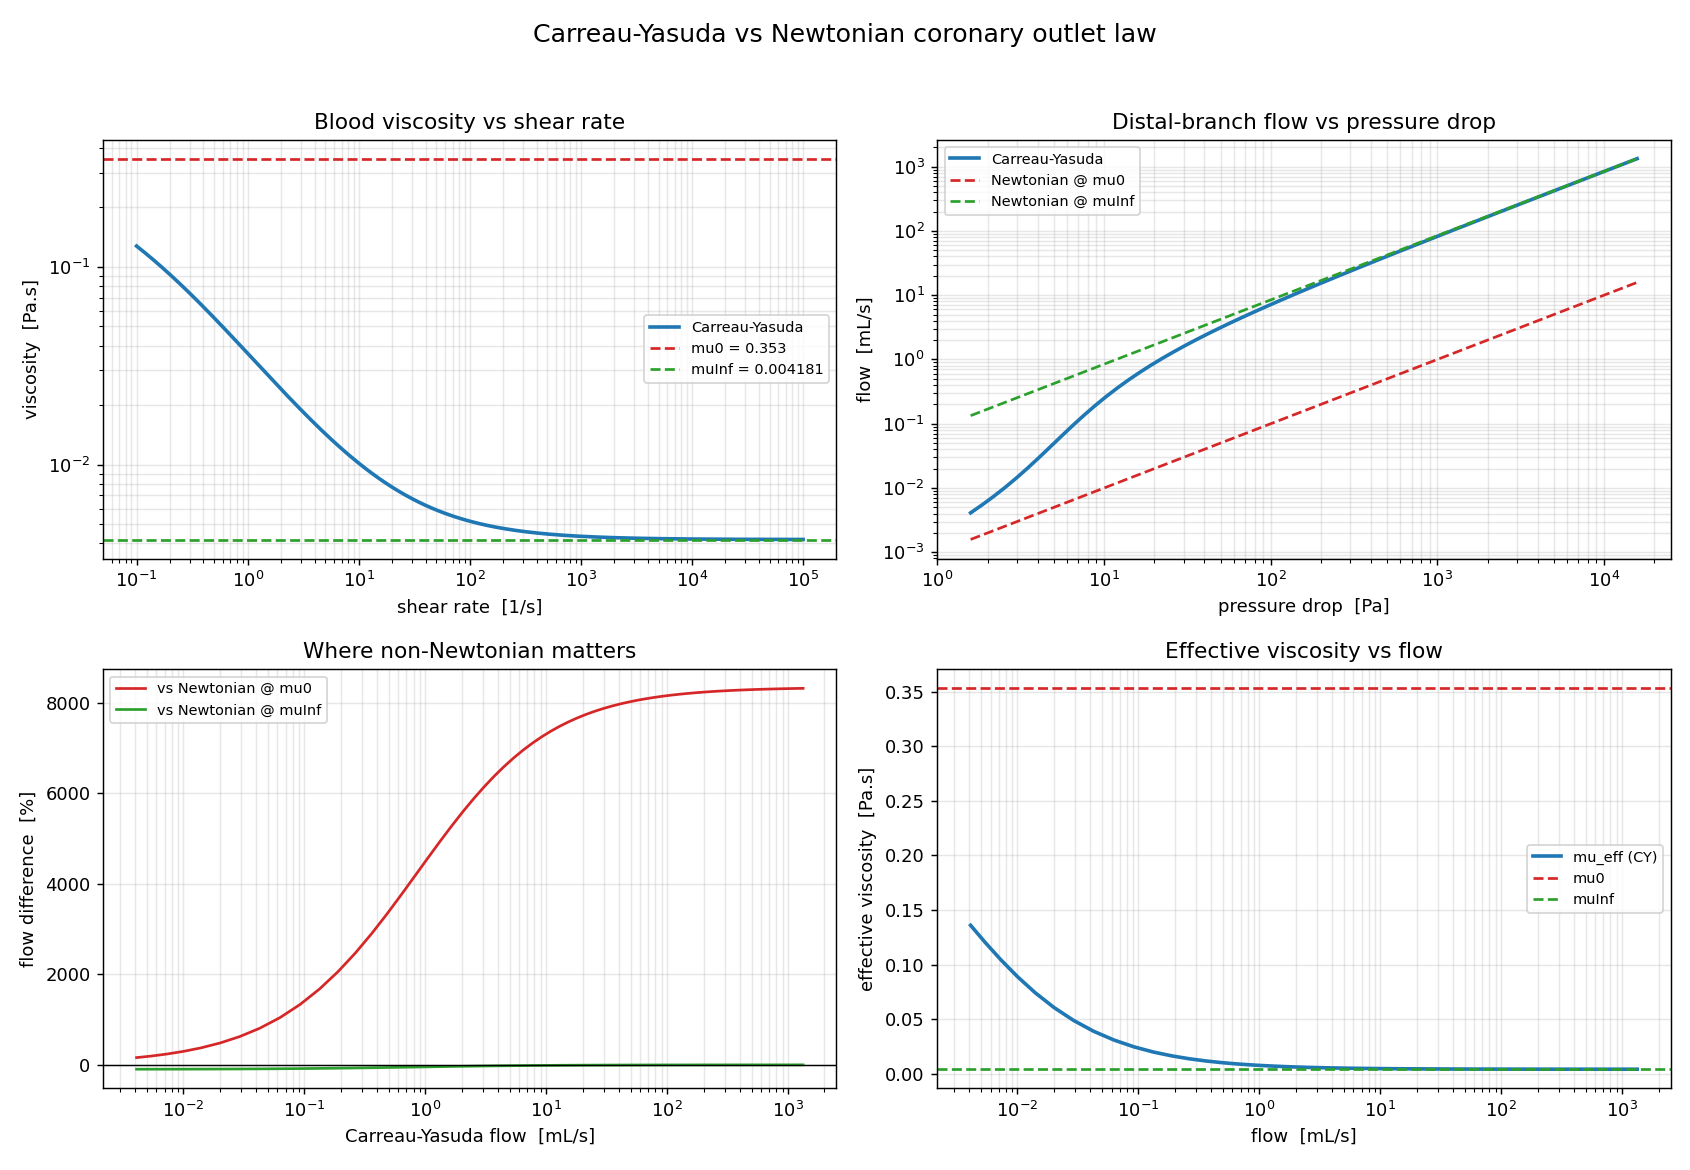

Reproduce this figure in Python.
#!/usr/bin/env python3
"""
Fair Newtonian vs non-Newtonian (Carreau-Yasuda) comparison for the coronary
outlet flow law used in CoupledLV0DCoronary3D.

Purpose
-------
Answer the question "is the non-Newtonian outlet model worth it, or does it
behave like a Newtonian model here?".  The honest answer is regime-dependent:

  * At HIGH wall shear (systole / high flow) the Carreau-Yasuda viscosity is
    essentially fully thinned, mu -> muInf, so it matches a Newtonian model
    run at muInf.  If your simulation spends most of the cycle at high shear,
    you will NOT see a difference versus Newtonian-at-muInf.
  * At LOW wall shear (diastole, low flow, small vessels) mu climbs toward mu0
    and the shear-thinning is large.  This is where the non-Newtonian model
    earns its keep -- and in the wall-shear-stress field, not the gross flux.

This script quantifies exactly where the two diverge for YOUR parameters, so
you can decide whether the operating regime makes the non-Newtonian model
meaningful.  It compares against BOTH Newtonian limits (mu0 and muInf), which
is the fair comparison -- comparing only against muInf hides the whole effect.

Edit the PARAMETERS block (or wire in your own values), then run:

    python3 nonnewtonian_comparison.py            # writes nonnewtonian_comparison.png
    python3 nonnewtonian_comparison.py outlet.csv # also overlays real operating points

If a CSV is given it is scanned for a distal-flow column (e.g.
CoronaryOutlet*DistalFlux) to mark the actual operating flow band on the plots.
"""

import math
import sys

import numpy as np
import matplotlib

matplotlib.use("Agg")
import matplotlib.pyplot as plt
from pathlib import Path as _PlotPath
import sys as _plot_sys
from pathlib import Path as _PlotPath
_plot_examples = next(parent for parent in _PlotPath(__file__).resolve().parents
                      if (parent / 'rodin.mplstyle').is_file())
_plot_sys.path.insert(0, str(_plot_examples))
from plot_style import apply_style
apply_style()

# ---------------------------------------------------------------------------
# PARAMETERS  (defaults mirror CoupledLV0DCoronary3D::CarreauYasuda and the
#             distal surrogate geometry -- change these to match your run)
# ---------------------------------------------------------------------------
MU0 = 0.353        # low-shear viscosity  [Pa.s in the code's unit system]
MU_INF = 0.004181  # infinite-shear viscosity
LAMBDA = 15.6821   # relaxation time
N_CY = 0.2050      # power-law index
A_YASUDA = 0.6497  # Yasuda transition exponent

# Representative distal branch operating point (used only to build Q vs dp).
TARGET_Q = 3.0e-6 / 6.0   # per-branch flow ~ (total 3 mL/s over ~6 outlets)
RD_TARGET = 1.0e9         # target distal resistance  [Pa.s/m^3]
L_DISTAL = 0.2            # distal surrogate length (Config::distalLength)


# ---------------------------------------------------------------------------
# Carreau-Yasuda viscosity and the WRMS (Rabinowitsch-Mooney) tube flow law.
# Pure-python, mirrors outletFlow() in the C++.
# ---------------------------------------------------------------------------
def mu_cy(g, mu0=MU0, muInf=MU_INF, lam=LAMBDA, n=N_CY, a=A_YASUDA):
    return muInf + (mu0 - muInf) * (1.0 + (lam * np.asarray(g, float)) ** a) ** (
        (n - 1.0) / a
    )


def _mu_dmu(mu0, muInf, lam, n, a):
    delta = mu0 - muInf
    mu = lambda g: muInf + delta * (1.0 + (lam * g) ** a) ** ((n - 1.0) / a)
    dmu = lambda g: (
        delta * (n - 1.0) * (1.0 + (lam * g) ** a) ** ((n - 1.0 - a) / a)
        * lam ** a * g ** (a - 1.0)
    )
    return mu, dmu


def flow_through_tube(dp, L, R, mu0, muInf, lam, n, a, nquad=2000):
    """Volumetric flow through a tube of radius R, length L, pressure drop dp,
    for a Carreau-Yasuda fluid, via the WRMS integral (same as the C++)."""
    if dp <= 0.0:
        return 0.0
    mu, dmu = _mu_dmu(mu0, muInf, lam, n, a)
    tauW = R * dp / (2.0 * L)

    # wall shear rate: solve g*mu(g) = tauW by bisection
    f = lambda g: g * mu(g) - tauW
    gHi = max(tauW / muInf, 1e-8)
    while f(gHi) < 0.0:
        gHi *= 2.0
    lo, hi, flo = 1e-14, gHi, f(1e-14)
    for _ in range(200):
        mid = 0.5 * (lo + hi)
        fm = f(mid)
        if flo * fm <= 0.0:
            hi = mid
        else:
            lo, flo = mid, fm
    gW = 0.5 * (lo + hi)

    # Q = pi R^3 / tauW^3 * int_0^gW g^3 mu^2 (mu + g mu') dg  (Simpson)
    gs = np.linspace(0.0, gW, nquad + 1)
    m = mu(gs)
    dm = np.zeros_like(gs)
    dm[1:] = dmu(gs[1:])
    integ = gs ** 3 * m ** 2 * (m + gs * dm)
    integ[0] = 0.0
    I = (gW / nquad) / 3.0 * (
        integ[0] + integ[-1] + 4.0 * integ[1:-1:2].sum() + 2.0 * integ[2:-1:2].sum()
    )
    return math.pi * R ** 3 * I / tauW ** 3


def flow_newtonian(dp, L, R, mu):
    """Poiseuille flow for constant viscosity mu."""
    if dp <= 0.0:
        return 0.0
    return math.pi * R ** 4 * dp / (8.0 * mu * L)


def radius_for(mu, L, Rd):
    """Newtonian radius giving resistance Rd at viscosity mu."""
    return (8.0 * mu * L / (math.pi * Rd)) ** 0.25


# ---------------------------------------------------------------------------
# Optional: pull the real operating flow band from a CSV.
# ---------------------------------------------------------------------------
def operating_flow_band(csv_path):
    try:
        import pandas as pd

        df = pd.read_csv(csv_path)
    except Exception as exc:  # noqa: BLE001
        print(f"  (could not read {csv_path}: {exc})")
        return None
    cols = [c for c in df.columns if "DistalFlux" in c or c.endswith("Flux")]
    cols = [c for c in cols if "Total" not in c and "Fraction" not in c]
    if not cols:
        return None
    vals = np.abs(df[cols].to_numpy(float)).ravel()
    vals = vals[np.isfinite(vals) & (vals > 0)]
    if vals.size == 0:
        return None
    return np.percentile(vals, 5), np.percentile(vals, 95)


# ---------------------------------------------------------------------------
# Build the figure.
# ---------------------------------------------------------------------------
def main():
    csv_path = sys.argv[1] if len(sys.argv) > 1 else None
    band = operating_flow_band(csv_path) if csv_path else None

    # Radius calibrated at mu0 (as the model's Newtonian sizing would do).
    R = radius_for(MU0, L_DISTAL, RD_TARGET)

    # Sweep pressure drop; compute flow under the three models.
    dps = np.logspace(math.log10(RD_TARGET * TARGET_Q) - 2.5,
                      math.log10(RD_TARGET * TARGET_Q) + 1.5, 60)
    q_cy = np.array([flow_through_tube(dp, L_DISTAL, R, MU0, MU_INF,
                                       LAMBDA, N_CY, A_YASUDA) for dp in dps])
    q_mu0 = np.array([flow_newtonian(dp, L_DISTAL, R, MU0) for dp in dps])
    q_inf = np.array([flow_newtonian(dp, L_DISTAL, R, MU_INF) for dp in dps])

    # Effective viscosity implied by CY flow (mu_eff = Poiseuille mu matching Q).
    with np.errstate(divide="ignore", invalid="ignore"):
        mu_eff = math.pi * R ** 4 * dps / (8.0 * L_DISTAL * q_cy)

    fig, ax = plt.subplots(2, 2, figsize=(13, 9))
    fig.suptitle("Carreau-Yasuda vs Newtonian coronary outlet law", fontsize=14)

    # (1) viscosity vs shear rate
    g = np.logspace(-1, 5, 400)
    ax[0, 0].loglog(g, mu_cy(g), "C0", lw=2, label="Carreau-Yasuda")
    ax[0, 0].axhline(MU0, color="C3", ls="--", label=f"mu0 = {MU0:g}")
    ax[0, 0].axhline(MU_INF, color="C2", ls="--", label=f"muInf = {MU_INF:g}")
    ax[0, 0].set(xlabel="shear rate  [1/s]", ylabel="viscosity  [Pa.s]",
                 title="Blood viscosity vs shear rate")
    ax[0, 0].legend(fontsize=8)
    ax[0, 0].grid(True, which="both", alpha=0.3)

    # (2) Q vs dp for the three models
    ax[0, 1].loglog(dps, q_cy * 1e6, "C0", lw=2, label="Carreau-Yasuda")
    ax[0, 1].loglog(dps, q_mu0 * 1e6, "C3", ls="--", label="Newtonian @ mu0")
    ax[0, 1].loglog(dps, q_inf * 1e6, "C2", ls="--", label="Newtonian @ muInf")
    ax[0, 1].set(xlabel="pressure drop  [Pa]", ylabel="flow  [mL/s]",
                 title="Distal-branch flow vs pressure drop")
    ax[0, 1].legend(fontsize=8)
    ax[0, 1].grid(True, which="both", alpha=0.3)

    # (3) relative difference of CY vs each Newtonian limit
    rel_mu0 = 100.0 * (q_cy - q_mu0) / q_mu0
    rel_inf = 100.0 * (q_cy - q_inf) / q_inf
    ax[1, 0].semilogx(q_cy * 1e6, rel_mu0, "C3", label="vs Newtonian @ mu0")
    ax[1, 0].semilogx(q_cy * 1e6, rel_inf, "C2", label="vs Newtonian @ muInf")
    ax[1, 0].axhline(0, color="k", lw=0.8)
    ax[1, 0].set(xlabel="Carreau-Yasuda flow  [mL/s]",
                 ylabel="flow difference  [%]",
                 title="Where non-Newtonian matters")
    ax[1, 0].legend(fontsize=8)
    ax[1, 0].grid(True, which="both", alpha=0.3)

    # (4) effective viscosity across the flow range
    ax[1, 1].semilogx(q_cy * 1e6, mu_eff, "C0", lw=2, label="mu_eff (CY)")
    ax[1, 1].axhline(MU0, color="C3", ls="--", label="mu0")
    ax[1, 1].axhline(MU_INF, color="C2", ls="--", label="muInf")
    ax[1, 1].set(xlabel="flow  [mL/s]", ylabel="effective viscosity  [Pa.s]",
                 title="Effective viscosity vs flow")
    ax[1, 1].legend(fontsize=8)
    ax[1, 1].grid(True, which="both", alpha=0.3)

    # overlay the real operating band if we have it
    if band is not None:
        for a_ in (ax[0, 1], ax[1, 0], ax[1, 1]):
            a_.axvspan(band[0] * 1e6, band[1] * 1e6, color="gold", alpha=0.2,
                       label="operating band")
        print(f"  operating flow band (5-95 pct): "
              f"{band[0]*1e6:.3f} - {band[1]*1e6:.3f} mL/s")

    fig.tight_layout(rect=(0, 0, 1, 0.96))
    out = "nonnewtonian_comparison.png"
    fig.savefig(out, dpi=130)
    print(f"wrote {out}")

    # console summary
    print("\nSummary at representative flows:")
    for qtarget in (0.1 * TARGET_Q, TARGET_Q, 5.0 * TARGET_Q):
        i = int(np.argmin(np.abs(q_cy - qtarget)))
        print(f"  Q ~ {q_cy[i]*1e6:6.3f} mL/s :  mu_eff={mu_eff[i]:.4f} Pa.s"
              f"   CY vs mu0 = {rel_mu0[i]:+6.1f}%"
              f"   CY vs muInf = {rel_inf[i]:+6.1f}%")


if __name__ == "__main__":
    main()
